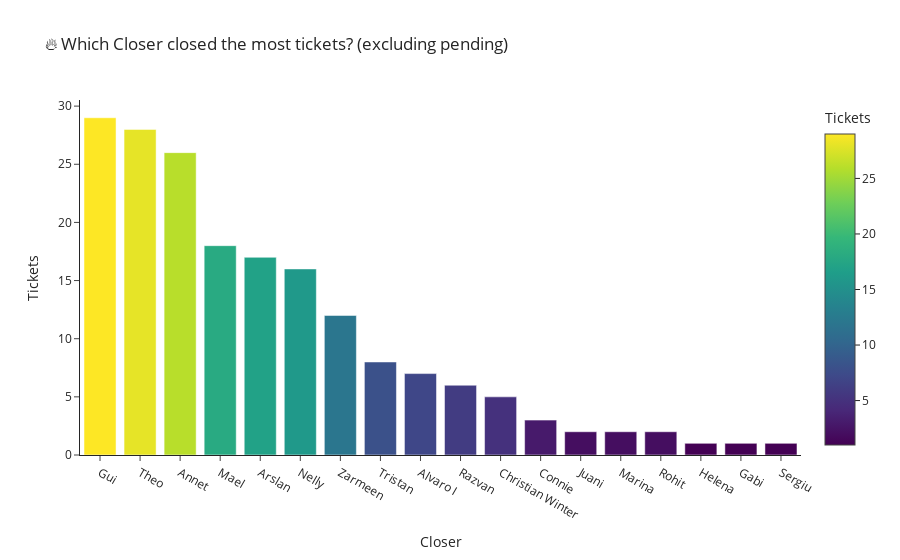

The notebook cell saved with this chart:
### Code cell
# 🔥 Which Closer closed the most tickets?  (excluding Status == "pending")
import plotly.express as px

closer_col = "Closer"
status_col = "Status"

# optional global excludes you may have defined earlier
EXCLUDE_CLOSERS = set([s.casefold() for s in globals().get("EXCLUDE_CLOSERS", [])])

src = df.copy()
# normalize status and drop pending rows
src[status_col] = src[status_col].astype("string").str.strip().str.lower()
src = src.loc[~src[status_col].eq("pending")]

closer_closed_df = (
    src
    .assign(**{closer_col: src[closer_col].astype("string").str.strip().str.replace(r"\s+", " ", regex=True)})
    .loc[lambda d:
         d[closer_col].notna()
         & (d[closer_col] != "")
         & (~d[closer_col].str.casefold().isin({"not found","nan","none"}))
         & (~d[closer_col].str.casefold().isin(EXCLUDE_CLOSERS))
    ]
    .groupby(closer_col, as_index=False)
    .size()
    .rename(columns={"size": "tickets_closed"})
    .sort_values("tickets_closed", ascending=False)
)

fig = px.bar(
    closer_closed_df,
    x=closer_col, y="tickets_closed", color="tickets_closed",
    title="🔥 Which Closer closed the most tickets? (excluding pending)",
    labels={"tickets_closed": "Tickets", closer_col: "Closer"},
    template="simple_white"
)
fig.update_layout(showlegend=False)
fig.update_xaxes(categoryorder="total descending")
fig.show()

### Figure 1 — Plotly figure (JSON) as saved in the notebook; plotly's stock layout.template omitted (floating-point values rounded to 4 significant figures)
{"data": [{"alignmentgroup": "True", "hovertemplate": "Closer=%{x}<br>Tickets=%{marker.color}<extra></extra>", "legendgroup": "", "marker": {"color": [29, 28, 26, 18, 17, 16, 12, 8, 7, 6, 5, 3, 2, 2, 2, 1, 1, 1], "coloraxis": "coloraxis", "pattern": {"shape": ""}}, "name": "", "offsetgroup": "", "orientation": "v", "showlegend": false, "textposition": "auto", "type": "bar", "x": ["Gui", "Theo", "Annet", "Mael", "Arslan", "Nelly", "Zarmeen", "Tristan", "Alvaro I", "Razvan", "Christian Winter", "Connie", "Juani", "Marina", "Rohit", "Helena", "Gabi", "Sergiu"], "xaxis": "x", "y": [29, 28, 26, 18, 17, 16, 12, 8, 7, 6, 5, 3, 2, 2, 2, 1, 1, 1], "yaxis": "y"}], "layout": {"barmode": "relative", "coloraxis": {"colorbar": {"title": {"text": "Tickets"}}, "colorscale": [[0, "#440154"], [0.1111, "#482878"], [0.2222, "#3e4989"], [0.3333, "#31688e"], [0.4444, "#26828e"], [0.5556, "#1f9e89"], [0.6667, "#35b779"], [0.7778, "#6ece58"], [0.8889, "#b5de2b"], [1, "#fde725"]]}, "legend": {"tracegroupgap": 0}, "showlegend": false, "title": {"text": "🔥 Which Closer closed the most tickets? (excluding pending)"}, "xaxis": {"anchor": "y", "categoryorder": "total descending", "domain": [0, 1], "title": {"text": "Closer"}}, "yaxis": {"anchor": "x", "domain": [0, 1], "title": {"text": "Tickets"}}}}
